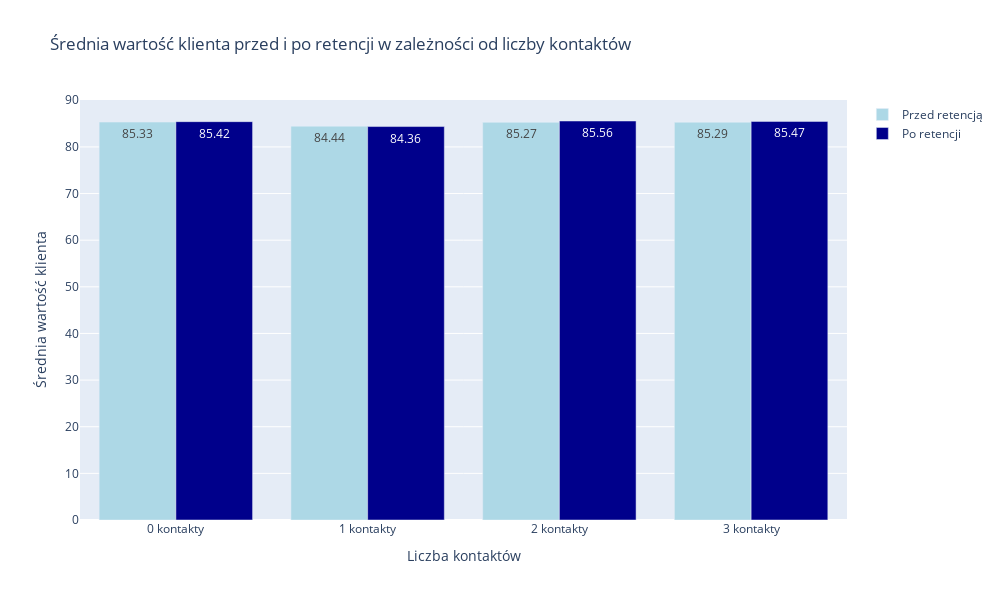

The cell this chart's notebook holds for it:
### Markdown cell above
1. Klienci którzy otrzymali 0 kontaktów i 2 kontakty przedłużają umowy w podobny sposób jeśli chodzi o kanał retencji
2. Klienci którzy otrzymali 3 kontakty przedłużają umowy bez wyraźnych preferencji co do kanału
3. Klienci którzy otrzymali 1 kontakt najchętniej przedłużali umowy w kanale TeleIn a najmniej chętnie w Shop i www

### Code cell
retained_customers = df[df['Retention date'].notna()]

# Grupujemy dane i obliczamy średnie wartości
value_by_contacts = retained_customers.groupby('Number of Contacts').agg({
    'customer value Jan-Mar23': 'mean',
    'value after retention': 'mean'
}).reset_index()

# Tworzymy wykres
fig = go.Figure()

# Dodajemy słupki dla wartości przed retencją
fig.add_trace(go.Bar(
    x=[f"{contact} kontakty" for contact in value_by_contacts['Number of Contacts']],
    y=value_by_contacts['customer value Jan-Mar23'],
    name='Przed retencją',
    text=value_by_contacts['customer value Jan-Mar23'].round(2),
    textposition='auto',
    marker_color='lightblue'
))

# Dodajemy słupki dla wartości po retencji
fig.add_trace(go.Bar(
    x=[f"{contact} kontakty" for contact in value_by_contacts['Number of Contacts']],
    y=value_by_contacts['value after retention'],
    name='Po retencji',
    text=value_by_contacts['value after retention'].round(2),
    textposition='auto',
    marker_color='darkblue'
))

# Aktualizacja układu wykresu
fig.update_layout(
    title_text='Średnia wartość klienta przed i po retencji w zależności od liczby kontaktów',
    xaxis_title='Liczba kontaktów',
    yaxis_title='Średnia wartość klienta',
    barmode='group',
    height=600,
    width=1000
)

# Wyświetlenie wykresu
fig.show()

# Obliczenie procentowej zmiany
value_by_contacts['percent_change'] = ((value_by_contacts['value after retention'] - value_by_contacts['customer value Jan-Mar23']) / value_by_contacts['customer value Jan-Mar23'] * 100).round(2)

print("\nProcentowa zmiana wartości klienta:")
for _, row in value_by_contacts.iterrows():
    print(f"Liczba kontaktów: {row['Number of Contacts']}, Zmiana: {row['percent_change']}%")

### Figure 1 — Plotly figure (JSON) as saved in the notebook; plotly's stock layout.template omitted (floating-point values rounded to 4 significant figures)
{"data": [{"marker": {"color": "lightblue"}, "name": "Przed retencją", "text": [85.33, 84.44, 85.27, 85.29], "textposition": "auto", "type": "bar", "x": ["0 kontakty", "1 kontakty", "2 kontakty", "3 kontakty"], "y": [85.33, 84.44, 85.27, 85.29]}, {"marker": {"color": "darkblue"}, "name": "Po retencji", "text": [85.42, 84.36, 85.56, 85.47], "textposition": "auto", "type": "bar", "x": ["0 kontakty", "1 kontakty", "2 kontakty", "3 kontakty"], "y": [85.42, 84.36, 85.56, 85.47]}], "layout": {"barmode": "group", "height": 600, "title": {"text": "Średnia wartość klienta przed i po retencji w zależności od liczby kontaktów"}, "width": 1000, "xaxis": {"title": {"text": "Liczba kontaktów"}}, "yaxis": {"title": {"text": "Średnia wartość klienta"}}}}
